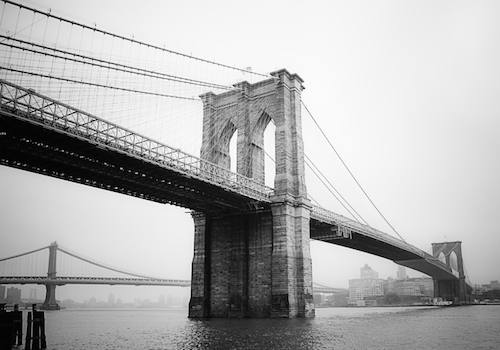
%> input picture objectFinding/bridge.png, 500 x 350 px
$ octave exploreEdgeOptions.m   (GNU Octave 9; MATLAB toolbox functions it lacks are replaced by stand-ins)
%> lines starting %> are read from the running program, lines starting %| are printed output that depends on the picture
img=imread('bridge.png');
%> img is the input picture: size 350x500 uint8; min 0, max 255, mean 175.7
%img=im2double(img);

filter_size=25;
filter_sigma=40;
filter=fspecial('gaussian',filter_size,filter_sigma);

%smoothed=imfilter(img,filter,0)
%Input array values outside the bounds of the array are computed by implicitly assuming the input array is periodic.
%smoothed=imfilter(img,filter,'circular')
%smoothed=imfilter(img,filter,'replicate')

smoothed=imfilter(img,filter,'symmetric')
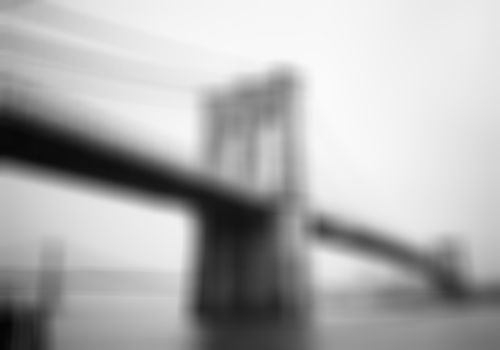
%> smoothed: size 350x500 uint8; min 5, max 250, mean 175.7
imshow(smoothed)

%add salt&pepper noise
noisy_img=imnoise(img,'salt & pepper',0.02);
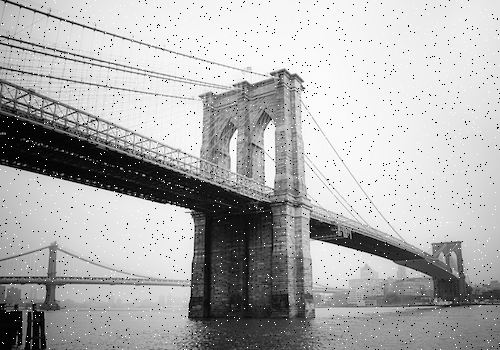
%> noisy_img: size 350x500 uint8; min 0, max 255, mean 174.7

imshow(noisy_img);
newIM=medfilt2(noisy_img);
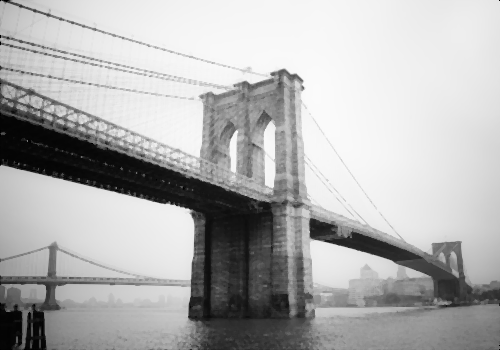
%> newIM: size 350x500 uint8; min 0, max 251, mean 176.4
imshow(newIM)
